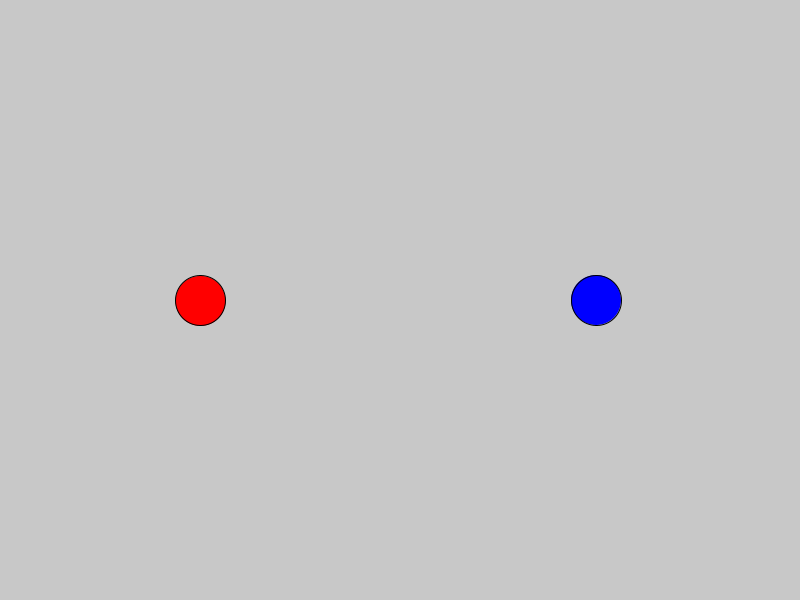
Frame 1 (no input)
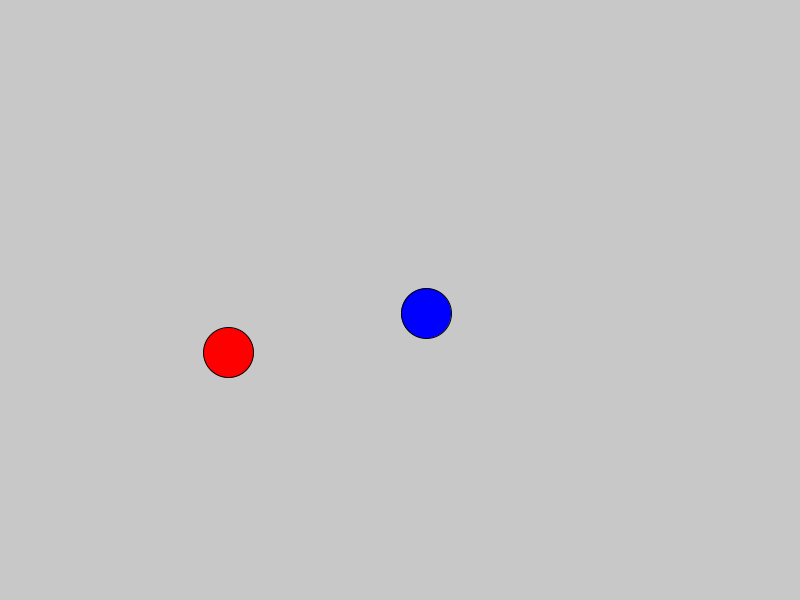
Frame 60 (the mouse pressed at the canvas centre just before this capture)
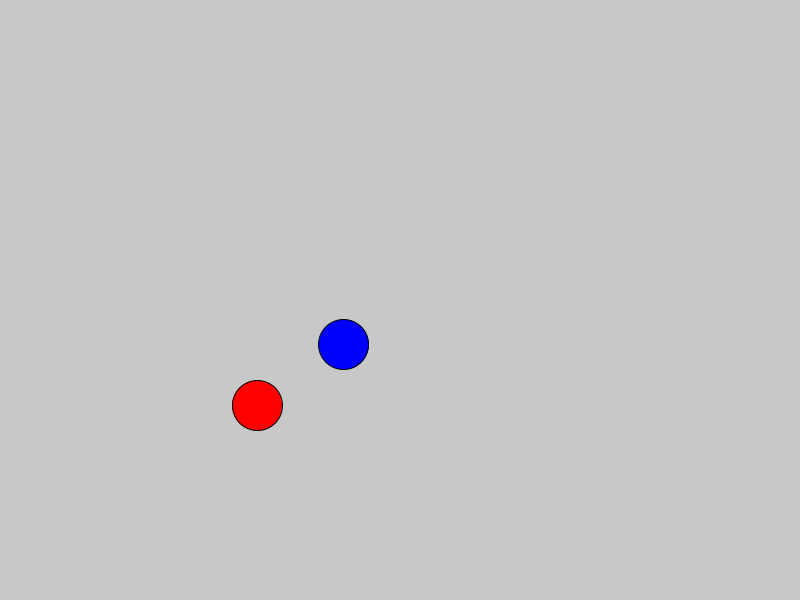
Frame 120 (the mouse held since frame 60 and released just before this capture)

The Processing sketch that drew these frames (run headless with seeded random() and noise(); from frame 60 on, the mouse is pressed at the canvas centre):

// Processing sketch: dudes
// ── dudes.pde
Dude dude1;
Dude dude2;

void setup() {
  size(800, 600);
  dude1 = new Dude(200, 300, 50, color(255, 0, 0), true);
  dude2 = new Dude(600, 300, 50, color(0, 0, 255), false);
}

void draw() {
  background(200);
  
  dude1.update();
  dude2.update(new PVector(dude1.x, dude1.y));
  
  dude1.show();
  dude2.show();
}

// ── dude.pde
public class Dude {
  float x;
  float y;
  float size;
  color col;
  PVector velocity;
  boolean relation;

  public Dude(float x, float y, float size, color col, boolean relation) {
    this.x = x;
    this.y = y;
    this.size = size;
    this.col = col;
    this.velocity = PVector.random2D();
    this.relation = relation;
  }


  public void update() {
    x += velocity.x;
    y += velocity.y;

    if (x < size / 2 || x > width - size / 2) {
      velocity.set(-velocity.x, velocity.y);
    }
    if (y < size / 2 || y > height - size / 2) {
      velocity.set(velocity.x, -velocity.y);
    }
  }

  
  public void update(PVector target) {
    PVector velocity2 = new PVector((target.x - x) / 100, (target.y - y) / 100);
    
    x += velocity2.x;
    y += velocity2.y;
    
    if (x < size / 2 || x > width - size / 2) {
      velocity.set(-velocity2.x, velocity2.y);
    }
    if (y < size / 2 || y > height - size / 2) {
      velocity.set(velocity2.x, -velocity2.y);
    }
  }
  
  void show() {
    fill(col);
    circle(x, y, size);
  }
}
